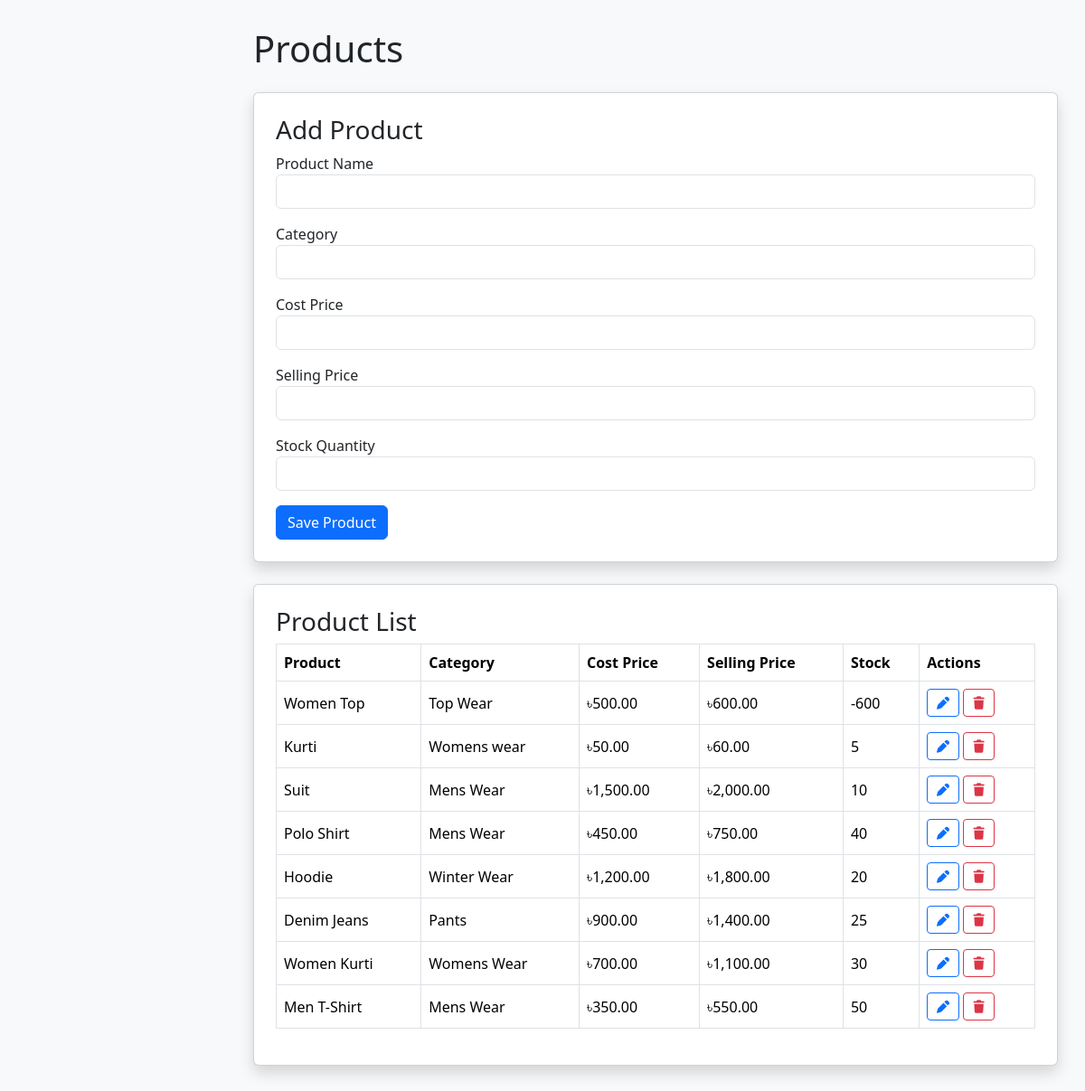
Screenshot of /product_add.php (signed in) with the database file from the repository.
### tables this page shows
CREATE TABLE `product` (
  `id` int(11) NOT NULL,
  `business_id` int(11) DEFAULT NULL,
  `product_name` varchar(100) DEFAULT NULL,
  `category` varchar(100) DEFAULT NULL,
  `cost_price` decimal(10,2) DEFAULT NULL,
  `selling_price` decimal(10,2) DEFAULT NULL,
  `stock_quantity` int(11) DEFAULT NULL
);

### product_add.php (the view, shortened to what this page needs)
<?php
$connect = mysqli_connect(
    "localhost",
    "root",
    "",
    "thrive"
);
$user_id = $_SESSION['user_id'];
$business_stmt = mysqli_prepare($connect, "SELECT id FROM business WHERE user_id = ?");
mysqli_stmt_bind_param($business_stmt, "i", $user_id);
mysqli_stmt_execute($business_stmt);
$business = mysqli_fetch_assoc(mysqli_stmt_get_result($business_stmt));
$business_id = $business['id'];
$editingProduct = null;
$products_stmt = mysqli_prepare($connect, "SELECT * FROM product WHERE business_id = ? ORDER BY id DESC");
mysqli_stmt_bind_param($products_stmt, "i", $business_id);
mysqli_stmt_execute($products_stmt);
$products_result = mysqli_stmt_get_result($products_stmt);
?>
<!doctype html>
<html lang="en">
<head>
    <link rel="stylesheet" href="https://cdnjs.cloudflare.com/ajax/libs/font-awesome/7.0.1/css/all.min.css" />
    <link rel="stylesheet" href="css/home.css">
    <link rel="stylesheet"
        href="https://cdn.jsdelivr.net/npm/bootstrap@5.3.8/dist/css/bootstrap.min.css">
</head>
<body class="bg-light">
    <div class="main-content">
        <h1 class="mb-4">Products</h1>
        <div class="card p-4 shadow mb-4">
            <h3><?php echo $editingProduct ? 'Edit Product' : 'Add Product'; ?></h3>
            <form method="POST">
                <div class="mb-3">
                    <label>Product Name</label>
                    <input
                        class="form-control"
                        type="text"
                        name="product_name"
                        value="<?php echo htmlspecialchars($editingProduct['product_name'] ?? ''); ?>"
                        required>
                </div>
                <div class="mb-3">
                    <label>Category</label>
                    <input
                        class="form-control"
                        type="text"
                        name="category"
                        value="<?php echo htmlspecialchars($editingProduct['category'] ?? ''); ?>"
                        required>
                </div>
                <div class="mb-3">
                    <label>Cost Price</label>
                    <input
                        class="form-control"
                        type="number"
                        step="0.01"
                        min="0"
                        name="cost_price"
                        value="<?php echo htmlspecialchars($editingProduct['cost_price'] ?? ''); ?>"
                        required>
                </div>
                <div class="mb-3">
                    <label>Selling Price</label>
                    <input
                        class="form-control"
                        type="number"
                        step="0.01"
                        min="0"
                        name="selling_price"
                        value="<?php echo htmlspecialchars($editingProduct['selling_price'] ?? ''); ?>"
                        required>
                </div>
                <div class="mb-3">
                    <label>Stock Quantity</label>
                    <input
                        class="form-control"
                        type="number"
                        min="0"
                        step="1"
                        name="stock_quantity"
                        value="<?php echo htmlspecialchars($editingProduct['stock_quantity'] ?? ''); ?>"
                        required>
                </div>
                <?php if ($editingProduct) { ?>
                    <button class="btn btn-primary" type="submit" name="update">
                        <i class="fa-solid fa-floppy-disk me-1"></i> Save Changes
                    </button>
                    <a href="product_add.php" class="btn btn-outline-secondary">Cancel</a>
                <?php } else { ?>
                    <button class="btn btn-primary" type="submit" name="save">
                        Save Product
                    </button>
                <?php } ?>
            </form>
        </div>
        <div class="card p-4 shadow">
            <h3>Product List</h3>
            <div class="table-responsive">
                <table class="table table-bordered align-middle">
                    <thead>
                        <tr>
                            <th>Product</th>
                            <th>Category</th>
                            <th>Cost Price</th>
                            <th>Selling Price</th>
                            <th>Stock</th>
                            <th>Actions</th>
                        </tr>
                    </thead>
                    <tbody>
                        <?php while ($row = mysqli_fetch_assoc($products_result)) { ?>
                            <tr>
                                <td><?php echo htmlspecialchars($row['product_name']); ?></td>
                                <td><?php echo htmlspecialchars($row['category']); ?></td>
                                <td>৳<?php echo number_format($row['cost_price'], 2); ?></td>
                                <td>৳<?php echo number_format($row['selling_price'], 2); ?></td>
                                <td><?php echo (int) $row['stock_quantity']; ?></td>
                                <td>
                                    <a href="product_add.php?edit=<?php echo (int) $row['id']; ?>" class="btn btn-sm btn-outline-primary">
                                        <i class="fa-solid fa-pen"></i>
                                    </a>
                                    <form method="POST" class="d-inline" onsubmit="return confirm('Delete this product? This cannot be undone.');">
                                        <button type="submit" name="delete" class="btn btn-sm btn-outline-danger">
                                            <i class="fa-solid fa-trash"></i>
                                        </button>
                                    </form>
                                </td>
                            </tr>
                        <?php } ?>
                    </tbody>
                </table>
            </div>
        </div>
    </div>
</body>
</html>

### css/home.css (style rules this page uses)
body { margin:0; background:#f5f7fa; }
.main-content { margin-left:250px; padding:30px; }
.card { border:none; border-radius:15px; }

### rows the page displays
product: product_name "Women Top", category "Top Wear", cost_price "500.00", selling_price "600.00", stock_quantity "-600"
product: product_name "Kurti", category "Womens wear", cost_price "50.00", selling_price "60.00", stock_quantity "5"
product: product_name "Suit", category "Mens Wear", cost_price "1,500.00", selling_price "2,000.00", stock_quantity "10"
product: product_name "Polo Shirt", category "Mens Wear", cost_price "450.00", selling_price "750.00", stock_quantity "40"
product: product_name "Hoodie", category "Winter Wear", cost_price "1,200.00", selling_price "1,800.00", stock_quantity "20"
product: product_name "Denim Jeans", category "Pants", cost_price "900.00", selling_price "1,400.00", stock_quantity "25"
product: product_name "Women Kurti", category "Womens Wear", cost_price "700.00", selling_price "1,100.00", stock_quantity "30"
product: product_name "Men T-Shirt", category "Mens Wear", cost_price "350.00", selling_price "550.00", stock_quantity "50"
